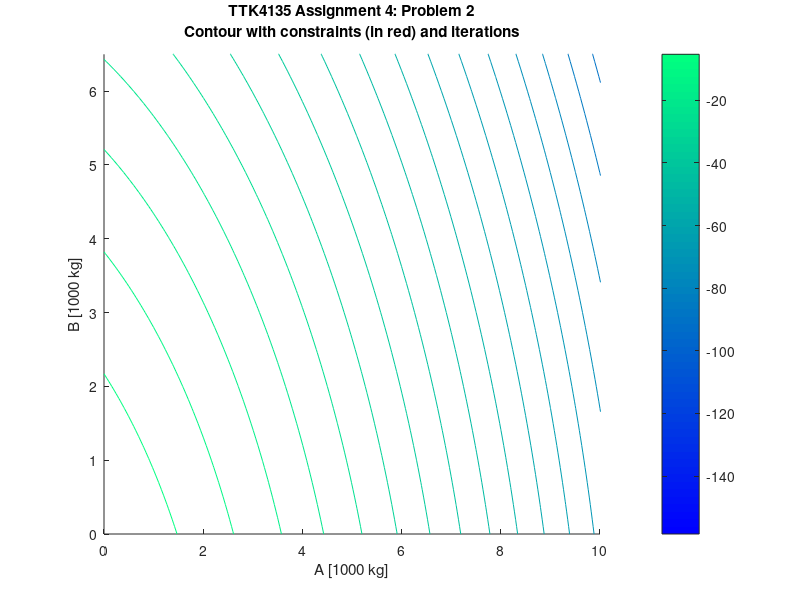

Write MATLAB code to recreate this figure. (Note: this script raises an error after producing the figure.)
%% QP definition
% x  = [A; B];

% Objective
G = [0.8 0; 0 0.4];
c = [-3; -2];

% Ineq. constraints
A = [-2 -1;
     -1 -3;
      1  0;
      0  1];
b = [-8; -15; 0; 0];

f = @(a,b) -1/2 * [a;b]' * G * [a;b] + c'*[a; b];


%% Meshgrid and contour
[X,Y] = meshgrid(0:0.1:15,0:0.1:8);
Z = zeros(size(X));
% TODO: Is there an easier way to do this?
for i = 1:size(X,1)
    for j = 1:size(X,2)
        Z(i,j) = f(X(i,j),Y(i,j));
    end
end

figure(1);
hold on;
title({'TTK4135 Assignment 4: Problem 2', 'Contour with constraints (in red) and iterations'});
xlabel('A [1000 kg]');
ylabel('B [1000 kg]');

contour(X,Y,Z,30);
colormap winter;
colorbar; 

xlim([0,10]);
ylim([0,6.5]);


%% Constraints
% see separate file for function: ploteqconstraints
ploteqconstraints(A, b, 'r', 'LineWidth', 1.2);

% x1 >= 0 constraint
xlimits = xlim;
lx = linspace(xlimits(1), xlimits(2), 10);
plot(lx, zeros(size(lx)), 'r', 'LineWidth', 1.2);

% x2 >= 0 constraint
ylimits = ylim;
ly = linspace(ylimits(1), ylimits(2), 10);
plot(zeros(size(ly)), ly, 'r', 'LineWidth', 1.2);



%% Plot iteration sequence
xiter = [0, 0; 
         2.4, 3.2; 
         2.25, 3.5]'
     
for i = 1:size(xiter, 2)
    p = [xiter(1,i), xiter(2,i)];
    ptxt = sprintf('%d: (%.1f,%.1f)', i, p(1), p(2));
    xshift = 0.3;
    yshift = 0.3;
    text(p(1) + xshift, p(2) + yshift, ptxt);
    
    if i == size(xiter, 2)
        plot(p(1), p(2), 'g*', 'MarkerSize', 15, 'LineWidth', 1.5);
    else
        plot(p(1), p(2), '+', 'MarkerSize', 15, 'LineWidth', 1.5);
    end
end